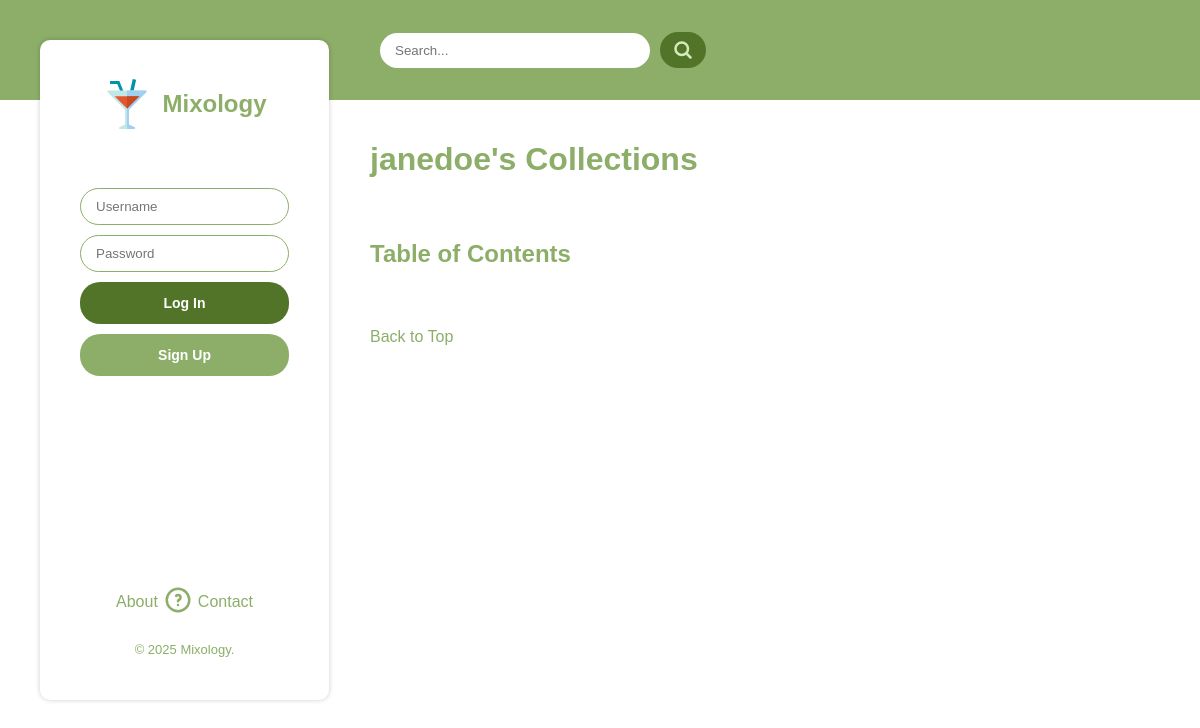
The app's page /collections/janedoe, older data.
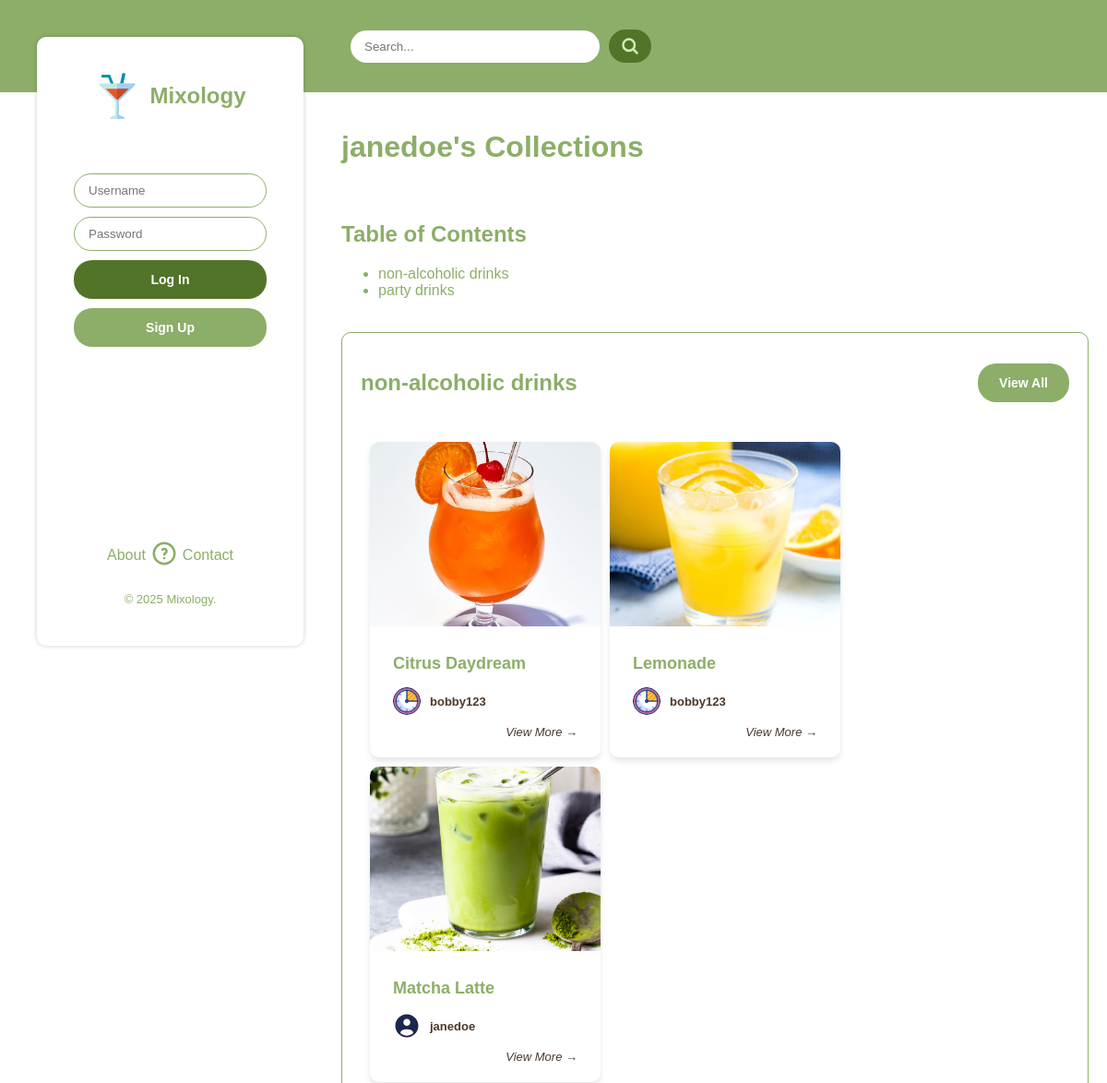
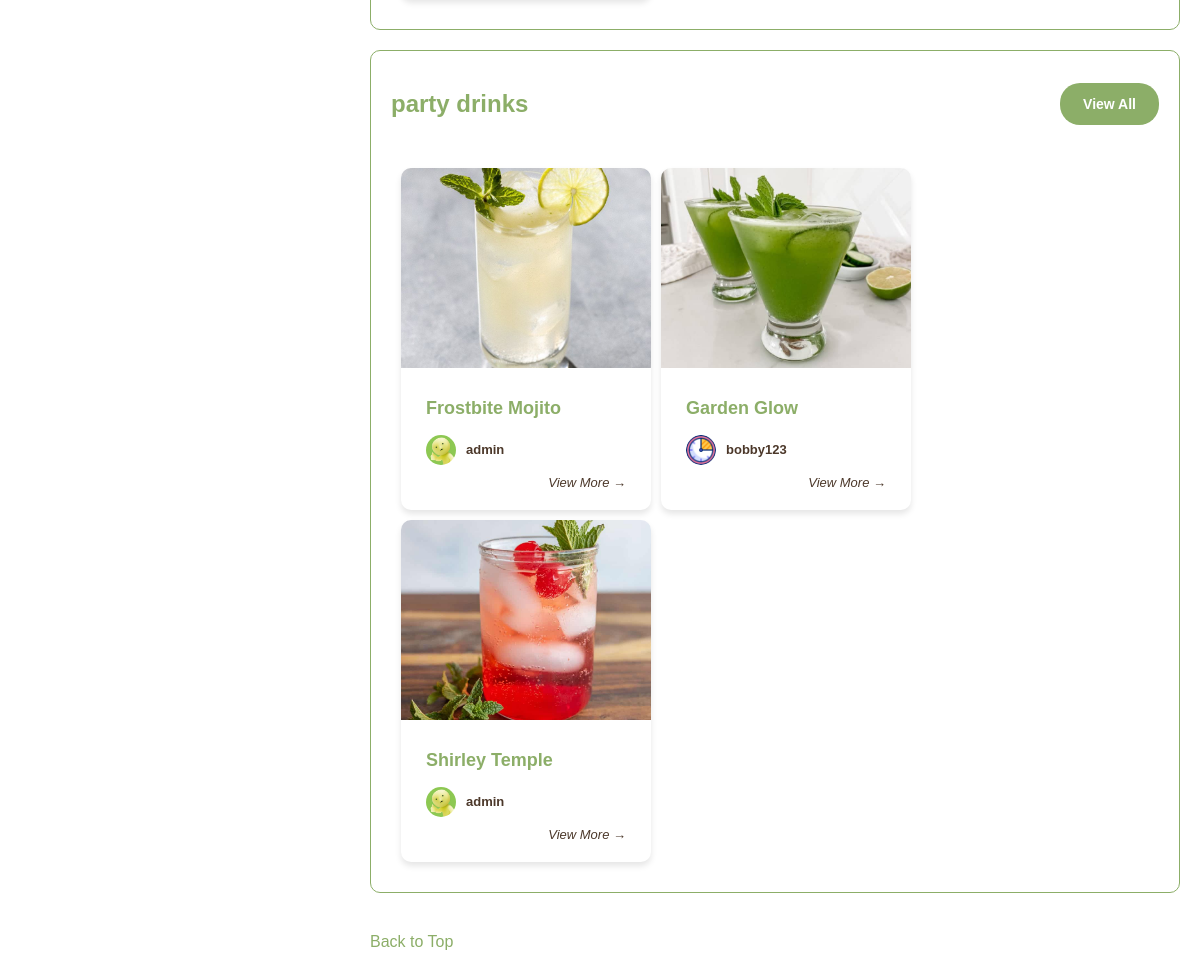
The same page, newer data (2 pictures, top to bottom).
### mixology/models.py (models this page shows, shortened)
class Collection(models.Model):
    name = models.CharField(max_length=200)
    owner = models.ForeignKey(UserProfile, on_delete=models.CASCADE, related_name='collections')
    drinks = models.ManyToManyField(Drink, blank=True, related_name='collections')
    class Meta:
        ordering = ['name']
        verbose_name_plural = 'Collections'

class Drink(models.Model):
    class Status(models.TextChoices):
        DRAFT = 'DR', 'Draft'
        PUBLISHED = 'PU', 'Published'
        DELETED = 'DE', 'Deleted'
    name = models.CharField(max_length=200)
    poster = models.ForeignKey(UserProfile, on_delete=models.CASCADE, related_name='drinks')
    description = models.TextField(max_length=2000)
    instructions = models.TextField(max_length=2000)
    last_updated = models.DateTimeField(default=timezone.now)
    image = models.ImageField(upload_to='posts/', blank=True, null=True, default='mixology/static/assets/drink-default.jpg')
    ingredients = models.ManyToManyField(Ingredient, blank=True, related_name='drinks')
    status = models.CharField(max_length=2, choices=Status.choices, default=Status.DRAFT)
    class Meta:
        ordering = ['name']
    def get_image_url(self):
        return self.image.url

class UserProfile(models.Model):
    user = models.OneToOneField(User, unique=True, on_delete=models.CASCADE, related_name='profile', null=True, blank=True)
    bio = models.TextField(max_length=2000, blank=True)
    follows = models.ManyToManyField('self', symmetrical=False, related_name='followers', blank=True)
    pfp = models.ImageField(upload_to='profile_pics/', blank=True, null=True, default='profile_pics/user.svg')
    def get_pfp_url(self):
        return self.pfp.url

### mixology/views.py (the view)
# urls.py: path('collections/<str:username>', views.CollectionView.as_view(), name='collections'),
class CollectionView(generic.ListView):
    model = Collection
    template_name = 'mixology/collections.html'
    context_object_name = 'collections'
    def get_context_data(self, **kwargs):
        context = super().get_context_data(**kwargs)
        active_nav_urls = get_nav_urls(self.request)
        active_nav_urls[3]['active'] = True
        context['nav_urls'] = active_nav_urls
        username = self.kwargs.get('username')
        try:
            context['owner'] = User.objects.get(username=username)
        except User.DoesNotExist:
            context['owner'] = None
            messages.error(self.request, 'User not found.')
        return context
    def get_queryset(self):
        try:
            user = User.objects.get(username=self.kwargs['username'])
            collections = user.profile.collections.all()
            if collections.exists():
                return collections
            else:
                return []
        except User.DoesNotExist:
            messages.error(self.request, 'User not found.')
            return []

### mixology/views.py (called while the page is built)
def get_nav_urls(request):
    active_nav_urls = copy.deepcopy(nav_urls)
    if request.user.is_authenticated:
        active_nav_urls[2]['href'] = '/profile/' + request.user.username
        active_nav_urls[3]['href'] = '/collections/' + request.user.username
        active_nav_urls[4]['href'] = '/settings/' + str(request.user.profile.id)
    return active_nav_urls

### mixology/templates/mixology/collections.html (shortened to what this page needs)
{% extends '../base.html' %} {% load static %}  {% block stylesheet %}<link
  rel="stylesheet"
  href="{% static 'css/collections.css' %}"
/>{% endblock %}
{% block content %}
<div class="collection-container">
  <h1>{{ owner }}'s Collections</h1>
  <div class="table-of-contents">
    <h2>Table of Contents</h2>
    <ul class="collection-targets-list">
      {% for collection in collections %}
      <li><a href="#{{ collection.id }}">{{ collection.name }}</a></li>
      {% endfor %}
    </ul>
  </div>
  {% for collection in collections %}
  <div class="collection" id="{{ collection.id }}">
    <div class="collection-header">
      <h2>{{ collection.name }}</h2>
      <div>
        <a
          class="btn"
          href="/collection/{{ collection.id }}"
          >View All</a>
      </div>
    </div>
    <div class="collection-content">
      {% for drink in collection.drinks.all|slice:":3" %}
      <div class="card" href="/drink/{{ drink.id }}">
        <img
          class="card-img"
          src="{{ drink.get_image_url }}"
          alt="Drink Image"
        />
        <div class="card-content">
          <h2>{{ drink.name }}</h2>
          <a class="user-info" href="/profile/{{ drink.poster.user.username }}">
            <img
              class="icon user-icon"
              src="{{ drink.poster.get_pfp_url }}"
              alt="User Icon"
            />
            <p>{{ drink.poster.user.username }}</p>
          </a>
          <div class="view-more">
            <a href="/drink/{{ drink.id }}"> View More &rarr; </a>
          </div>
        </div>
      </div>
      {% endfor %}
    </div>
  </div>
  {% endfor %}
</div>
{% endblock %}

Row changes from the older to the newer data that the page shows:
added Collection: name "non-alcoholic drinks"
added Collection: name "party drinks"
added Drink: get_image_url (picture), name "Citrus Daydream", poster.get_pfp_url (picture), poster.user.username "bobby123", shown under "non-alcoholic drinks"
now on this page (row edited): Drink: get_image_url (picture), name "Lemonade", poster.get_pfp_url (picture), poster.user.username "bobby123", shown under "non-alcoholic drinks"
now on this page (row edited): Drink: get_image_url (picture), name "Matcha Latte", poster.get_pfp_url (placeholder picture), poster.user.username "janedoe", shown under "non-alcoholic drinks"
added Drink: get_image_url (picture), name "Frostbite Mojito", poster.get_pfp_url (picture), poster.user.username "admin", shown under "party drinks"
added Drink: get_image_url (picture), name "Garden Glow", poster.get_pfp_url (picture), poster.user.username "bobby123", shown under "party drinks"
added Drink: get_image_url (picture), name "Shirley Temple", poster.get_pfp_url (picture), poster.user.username "admin", shown under "party drinks"
